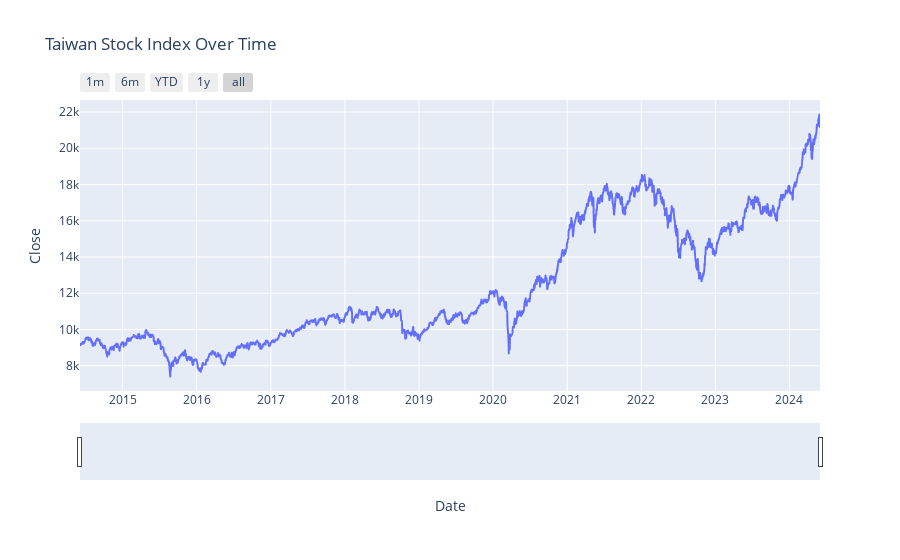

Notebook code cell kept with this figure:
### Code cell
import pandas as pd
import dash
import dash_core_components as dcc
import dash_html_components as html
from dash.dependencies import Input, Output
import plotly.express as px

# 創建 Dash 應用
app = dash.Dash(__name__)

# 讀取數據
df = pd.read_csv('C:/python-training/ccClub_InvestmentProject/aila/visualize_test/taiwan_stock_index_10y.csv')

# 確保日期列被識別為日期類型
df['Date'] = pd.to_datetime(df['Date'])

# 定義應用的佈局
app.layout = html.Div([
    html.H1("Taiwan Stock Index 10 Years"),
    dcc.Graph(id='line-chart')
])

# 定義回調函數
@app.callback(
    Output('line-chart', 'figure'),
    [Input('line-chart', 'relayoutData')]
)
def update_line_chart(relayout_data):
    fig = px.line(df, x='Date', y='Close', title='Taiwan Stock Index Over Time')
    
    # 添加 rangeslider 和 rangeselector
    fig.update_layout(
        xaxis=dict(
            rangeselector=dict(
                buttons=list([
                    dict(count=1, label="1m", step="month", stepmode="backward"),
                    dict(count=6, label="6m", step="month", stepmode="backward"),
                    dict(count=1, label="YTD", step="year", stepmode="todate"),
                    dict(count=1, label="1y", step="year", stepmode="backward"),
                    dict(step="all")
                ])
            ),
            rangeslider=dict(visible=True),
            type="date"
        )
    )
    
    return fig
update_line_chart(df)
# # 運行應用
# if __name__ == '__main__':
#     app.run_server(debug=True, host='0.0.0.0', port=8888)

### Figure 1 — Plotly figure (JSON) as saved in the notebook; plotly's stock layout.template omitted (floating-point values rounded to 4 significant figures; data arrays with more than 128 entries replaced by an {"elided": "..."} marker saying what was removed)
{"data": [{"hovertemplate": "Date=%{x}<br>Close=%{y}<extra></extra>", "legendgroup": "", "line": {"color": "#636efa", "dash": "solid"}, "marker": {"symbol": "circle"}, "mode": "lines", "name": "", "showlegend": false, "type": "scattergl", "x": {"elided": "2434 str values"}, "xaxis": "x", "y": {"elided": "2434 float values"}, "yaxis": "y"}], "layout": {"legend": {"tracegroupgap": 0}, "title": {"text": "Taiwan Stock Index Over Time"}, "xaxis": {"anchor": "y", "domain": [0, 1], "rangeselector": {"buttons": [{"count": 1, "label": "1m", "step": "month", "stepmode": "backward"}, {"count": 6, "label": "6m", "step": "month", "stepmode": "backward"}, {"count": 1, "label": "YTD", "step": "year", "stepmode": "todate"}, {"count": 1, "label": "1y", "step": "year", "stepmode": "backward"}, {"step": "all"}]}, "rangeslider": {"visible": true}, "title": {"text": "Date"}, "type": "date"}, "yaxis": {"anchor": "x", "domain": [0, 1], "title": {"text": "Close"}}}}
